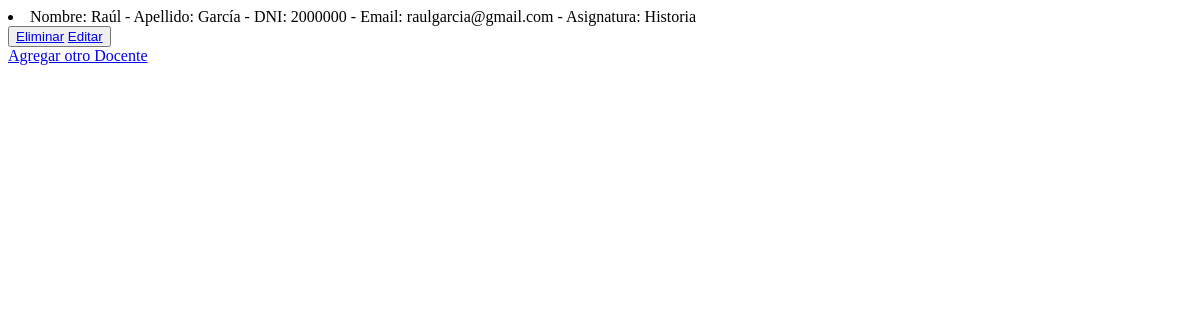
The app's page /BibliotecaVirtual/leerDocentes, older data.
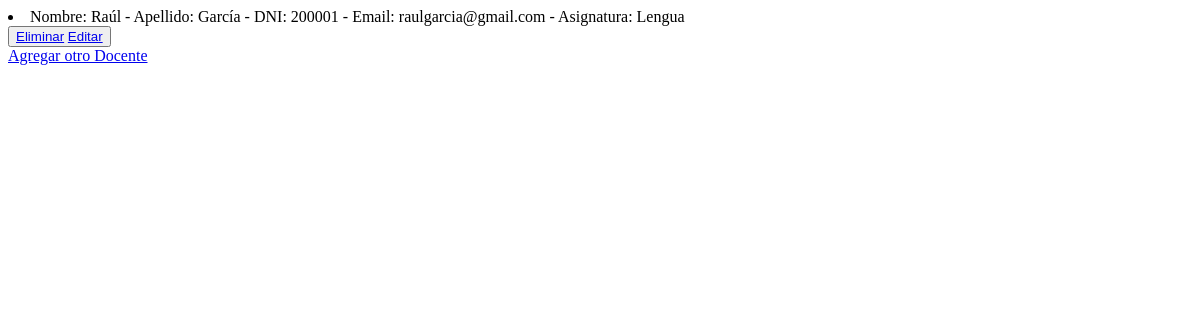
The same page, newer data.
### BibliotecaVirtual/models.py (models this page shows)
class Docente(models.Model):
    nombre = models.CharField(max_length=40)
    apellido = models.CharField(max_length=40)
    dni = models.IntegerField()
    email = models.EmailField()
    asignatura = models.CharField(max_length=40)
    def __str__(self):
        return f"Nombre: {self.nombre} - Apellido: {self.apellido} - DNI: {self.dni} - Email: {self.email} - Asignatura: {self.asignatura}"

### BibliotecaVirtual/views.py (the view)
# urls.py: path('leerDocentes', views.leerDocentes, name='LeerDocentes'),
def leerDocentes(request):
    docentes = Docente.objects.all()
    contexto = {"docentes": docentes}
    return render(request, "BibliotecaVirtual/leerDocentes.html", contexto)

### BibliotecaVirtual/templates/BibliotecaVirtual/leerDocentes.html (shortened to what this page needs)
<!DOCTYPE html>
<html lang="en">
<head>
</head>
<body>
    {% for d in docentes %}
        <li>{{d}}</li>
        <button>
            <a href="{%url 'EliminarDocente' d.nombre %}">Eliminar</a>
            <a href="{%url 'EditarDocente' d.nombre %}">Editar</a>
        </button>
    {% endfor %}
    <br>
    <a href="docentes">Agregar otro Docente</a>
</body>
</html>

Row changes from the older to the newer data that the page shows:
changed Docente: nombre+apellido+dni "Nombre: Raúl - Apellido: García - DNI: 2000000 - Email: raulgarcia@gmail.com - Asignatura: Historia" → "Nombre: Raúl - Apellido: García - DNI: 200001 - Email: raulgarcia@gmail.com - Asignatura: Lengua"
